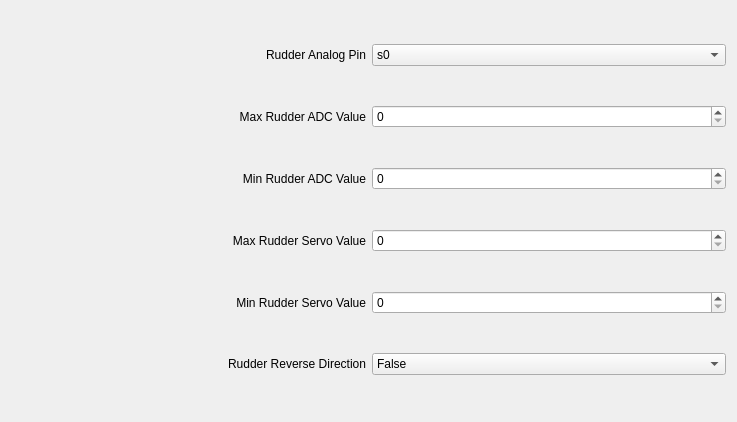
             <widget class="QWidget" name="scrollAreaWidgetContents_12">
              <property name="geometry">
               <rect>
                <x>0</x>
                <y>0</y>
                <width>737</width>
                <height>422</height>
               </rect>
              </property>
              <layout class="QGridLayout" name="gridLayout_19">
               <item row="0" column="0">
                <layout class="QHBoxLayout" name="horizontalLayout_56">
                 <item>
                  <widget class="QLabel" name="label_56">
                   <property name="text">
                    <string>Rudder Analog Pin</string>
                   </property>
                   <property name="alignment">
                    <set>Qt::AlignRight|Qt::AlignTrailing|Qt::AlignVCenter</set>
                   </property>
                  </widget>
                 </item>
                 <item>
                  <widget class="QComboBox" name="rudder_an_pin">
                   <property name="currentIndex">
                    <number>0</number>
                   </property>
                   <item>
                    <property name="text">
                     <string>s0</string>
                    </property>
                   </item>
                   <item>
                    <property name="text">
                     <string>s1</string>
                    </property>
                   </item>
                   <item>
                    <property name="text">
                     <string>s2</string>
                    </property>
                   </item>
                   <item>
                    <property name="text">
                     <string>s3</string>
                    </property>
                   </item>
                  </widget>
                 </item>
                </layout>
               </item>
               <item row="2" column="0">
                <layout class="QHBoxLayout" name="horizontalLayout_57">
                 <item>
                  <widget class="QLabel" name="label_57">
                   <property name="text">
                    <string>Max Rudder ADC Value</string>
                   </property>
                   <property name="alignment">
                    <set>Qt::AlignRight|Qt::AlignTrailing|Qt::AlignVCenter</set>
                   </property>
                  </widget>
                 </item>
                 <item>
                  <widget class="QSpinBox" name="max_rudder_adc">
                   <property name="minimum">
                    <number>0</number>
                   </property>
                   <property name="maximum">
                    <number>65535</number>
                   </property>
                   <property name="value">
                    <number>0</number>
                   </property>
                  </widget>
                 </item>
                </layout>
               </item>
               <item row="5" column="0">
                <layout class="QHBoxLayout" name="horizontalLayout_58">
                 <item>
                  <widget class="QLabel" name="label_58">
                   <property name="text">
                    <string>Max Rudder Servo Value</string>
                   </property>
                   <property name="alignment">
                    <set>Qt::AlignRight|Qt::AlignTrailing|Qt::AlignVCenter</set>
                   </property>
                  </widget>
                 </item>
                 <item>
                  <widget class="QSpinBox" name="max_rudder_servo">
                   <property name="maximum">
                    <number>65535</number>
                   </property>
                  </widget>
                 </item>
                </layout>
               </item>
               <item row="7" column="0">
                <layout class="QHBoxLayout" name="horizontalLayout_90">
                 <item>
                  <widget class="QLabel" name="label_90">
                   <property name="text">
                    <string>Rudder Reverse Direction</string>
                   </property>
                   <property name="alignment">
                    <set>Qt::AlignRight|Qt::AlignTrailing|Qt::AlignVCenter</set>
                   </property>
                  </widget>
                 </item>
                 <item>
                  <widget class="QComboBox" name="rudder_reverse">
                   <property name="currentIndex">
                    <number>1</number>
                   </property>
                   <item>
                    <property name="text">
                     <string>True</string>
                    </property>
                   </item>
                   <item>
                    <property name="text">
                     <string>False</string>
                    </property>
                   </item>
                  </widget>
                 </item>
                </layout>
               </item>
               <item row="3" column="0">
                <layout class="QHBoxLayout" name="horizontalLayout_59">
                 <item>
                  <widget class="QLabel" name="label_59">
                   <property name="text">
                    <string>Min Rudder ADC Value</string>
                   </property>
                   <property name="alignment">
                    <set>Qt::AlignRight|Qt::AlignTrailing|Qt::AlignVCenter</set>
                   </property>
                  </widget>
                 </item>
                 <item>
                  <widget class="QSpinBox" name="min_rudder_adc">
                   <property name="maximum">
                    <number>65535</number>
                   </property>
                  </widget>
                 </item>
                </layout>
               </item>
               <item row="6" column="0">
                <layout class="QHBoxLayout" name="horizontalLayout_60">
                 <item>
                  <widget class="QLabel" name="label_60">
                   <property name="text">
                    <string>Min Rudder Servo Value</string>
                   </property>
                   <property name="alignment">
                    <set>Qt::AlignRight|Qt::AlignTrailing|Qt::AlignVCenter</set>
                   </property>
                  </widget>
                 </item>
                 <item>
                  <widget class="QSpinBox" name="min_rudder_servo">
                   <property name="maximum">
                    <number>65535</number>
                   </property>
                  </widget>
                 </item>
                </layout>
               </item>
              </layout>
             </widget>
